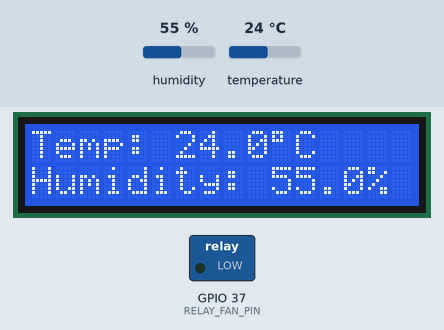
Recording of a sketch running on a simulated ESP32-S3. Parts: 16×2 character LCD, switched loads named in the sketch (green lamp = pin HIGH). The inputs (shaded band) are chosen by the test bench; at power-on: temperature 24 °C, humidity 55 %. WiFi joins after 1.5 s; servers stay silent unless stated; no MQTT or app messages arrive unless stated; what the sketch prints to the serial monitor is not drawn.

Above: at 9.7 s.
9.8 s: temperature set to 28 °C
At 11.1 s:
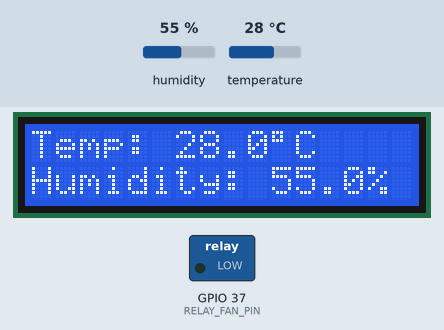
12.4 s: temperature set to 31 °C
At 13.3 s:
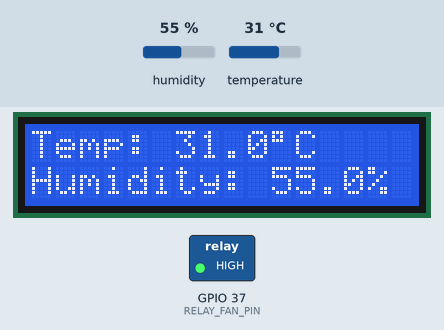
15.0 s: humidity set to 22 %
At 17.9 s:
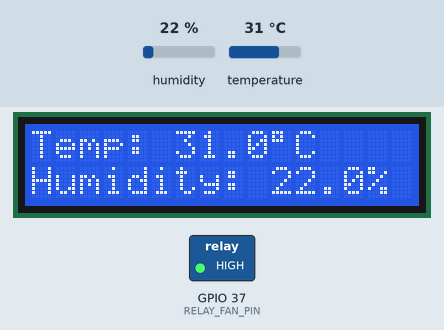
18.5 s: humidity set to 40 %
At 20.1 s:
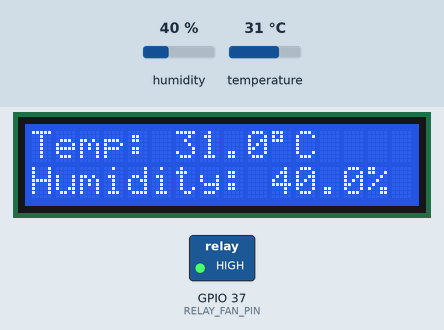
Timing chart, 0 to 21.6 s (numbered marks = the images above; inputs shaded):
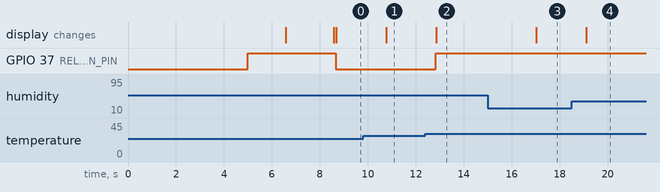

The sketch:

TEMPERATURE_FAN.ino
```cpp
#include <WiFi.h>                    // WiFi library for ESP32
#include <WiFiClientSecure.h>       // For secure MQTT (TLS)
#include <PubSubClient.h>           // MQTT client library
#include "DHT.h"                    // DHT sensor library
#include <Wire.h>                   // I2C communication library
#include <LiquidCrystal_I2C.h>      // LCD I2C display library

// ----- LCD SETUP -----
LiquidCrystal_I2C lcd(0x27, 16, 2);  // LCD I2C address, 16 columns and 2 rows

// ----- WiFi Credentials -----
const char* ssid = "Rahil brk";           // Your WiFi SSID
const char* password = "rahil545083";     // Your WiFi password

// ----- MQTT Configuration -----
const char* mqtt_server = "6a26a25b84f745cd9ab64971ced603b0.s1.eu.hivemq.cloud";
const int mqtt_port = 8883;               // MQTT over TLS port
const char* mqtt_user = "Heck22";         // MQTT username
const char* mqtt_password = "Theyhack2025"; // MQTT password

// ----- MQTT Topics -----
const char* temp_topic = "device/temperature"; // Topic to publish temperature
const char* hum_topic = "device/humidity";     // Topic to publish humidity
const char* fan_topic = "device/fan";          // Topic to publish fan status

// ----- DHT Sensor Setup -----
#define DHTPIN 42             // GPIO pin connected to DHT11 data pin
#define DHTTYPE DHT11         // Type of DHT sensor
DHT dht(DHTPIN, DHTTYPE);     // Create DHT object

// ----- Relay Setup (Fan Control) -----
#define RELAY_FAN_PIN 37      // GPIO pin connected to relay module
                              // Relay controls the fan

// ----- MQTT Client Setup -----
WiFiClientSecure espClient;
PubSubClient client(espClient);

// ----- WiFi Connection -----
void setup_wifi() {
  Serial.print("Connecting to WiFi");
  WiFi.begin(ssid, password);      // Begin WiFi connection

  while (WiFi.status() != WL_CONNECTED) {
    delay(500);
    Serial.print(".");
  }
  Serial.println(" Connected!");   // Print once connected
}

// ----- MQTT Reconnect -----
void reconnect() {
  while (!client.connected()) {
    Serial.print("Connecting to MQTT...");
    if (client.connect("ESP32S3Client", mqtt_user, mqtt_password)) {
      Serial.println(" Connected to MQTT.");
    } else {
      Serial.print(" failed, rc=");
      Serial.print(client.state());
      Serial.println(" retrying in 5 seconds...");
      delay(5000); // Wait 5 seconds before retrying
    }
  }
}

// ----- Setup Function -----
void setup() {
  Serial.begin(9600);                    // Start serial communication for debug

  pinMode(RELAY_FAN_PIN, OUTPUT);        // Set fan relay pin as output
  digitalWrite(RELAY_FAN_PIN, LOW);     // Turn fan ON initially for 5s
  delay(5000);
  digitalWrite(RELAY_FAN_PIN, HIGH);      // Then turn fan OFF

  dht.begin();                           // Initialize DHT sensor
  setup_wifi();                          // Connect to WiFi

  espClient.setInsecure();               // Disable certificate checking for testing
  client.setServer(mqtt_server, mqtt_port); // Set MQTT broker

  Wire.begin(21, 20);                    // Set I2C SDA and SCL pins for LCD

  lcd.init();                            // Initialize LCD
  lcd.backlight();                       // Turn on LCD backlight
  lcd.setCursor(0, 0);
  lcd.print("System Starting");          // Show startup message
  delay(2000);
  lcd.clear();                           // Clear display
}

// ----- Main Loop -----
void loop() {
  if (!client.connected()) {
    reconnect();                         // Ensure MQTT is connected
  }
  client.loop();                         // Handle MQTT background tasks

  float temperature = dht.readTemperature(); // Read temperature
  float humidity = dht.readHumidity();       // Read humidity

  // ----- If sensor readings are valid -----
  if (!isnan(temperature) && !isnan(humidity)) {
    char temp_str[6];
    dtostrf(temperature, 4, 1, temp_str);  // Format temp as string

    char hum_str[6];
    dtostrf(humidity, 4, 1, hum_str);      // Format humidity as string

    client.publish(temp_topic, temp_str);  // Publish temperature to MQTT
    client.publish(hum_topic, hum_str);    // Publish humidity to MQTT

    // ----- Fan Control Logic -----
    if (temperature >= 30.0) {
      digitalWrite(RELAY_FAN_PIN, HIGH);   // Turn ON fan
      client.publish(fan_topic, "ON");
      Serial.println("Fan ON (>= 30°C)");
    } else {
      digitalWrite(RELAY_FAN_PIN, LOW);    // Turn OFF fan
      client.publish(fan_topic, "OFF");
      Serial.println("Fan OFF (< 30°C)");
    }

    // ----- Update LCD Display -----
    lcd.clear();
    lcd.setCursor(0, 0);
    lcd.print("Temp: ");
    lcd.print(temp_str);
    lcd.print((char)223); // Degree symbol
    lcd.print("C");

    lcd.setCursor(0, 1);
    lcd.print("Humidity: ");
    lcd.print(hum_str);
    lcd.print("%");

    // ----- Print to Serial Monitor -----
    Serial.print("Temperature: ");
    Serial.print(temp_str);
    Serial.print("°C, Humidity: ");
    Serial.print(hum_str);
    Serial.println("%");

  } else {
    // ----- Error Handling -----
    Serial.println("DHT sensor error.");
    lcd.clear();
    lcd.setCursor(0, 0);
    lcd.print("Sensor Error");
  }

  delay(1000); // Wait 1 second before next loop
}
```

Measured:
- the behaviour switches between 29 and 30 °C on temperature (found by bisection; images 1 and 2)
- after the input at 9.8 s, the display: changes after 0.97 s (image 1)
- after the input at 12.4 s, GPIO 37 (RELAY_FAN_PIN): LOW → HIGH after 0.43 s; the display: changes after 0.46 s (image 2)
- after the input at 15.0 s, the display: changes after 2.0 s (image 3)
- after the input at 18.5 s, the display: changes after 0.61 s (image 4)
